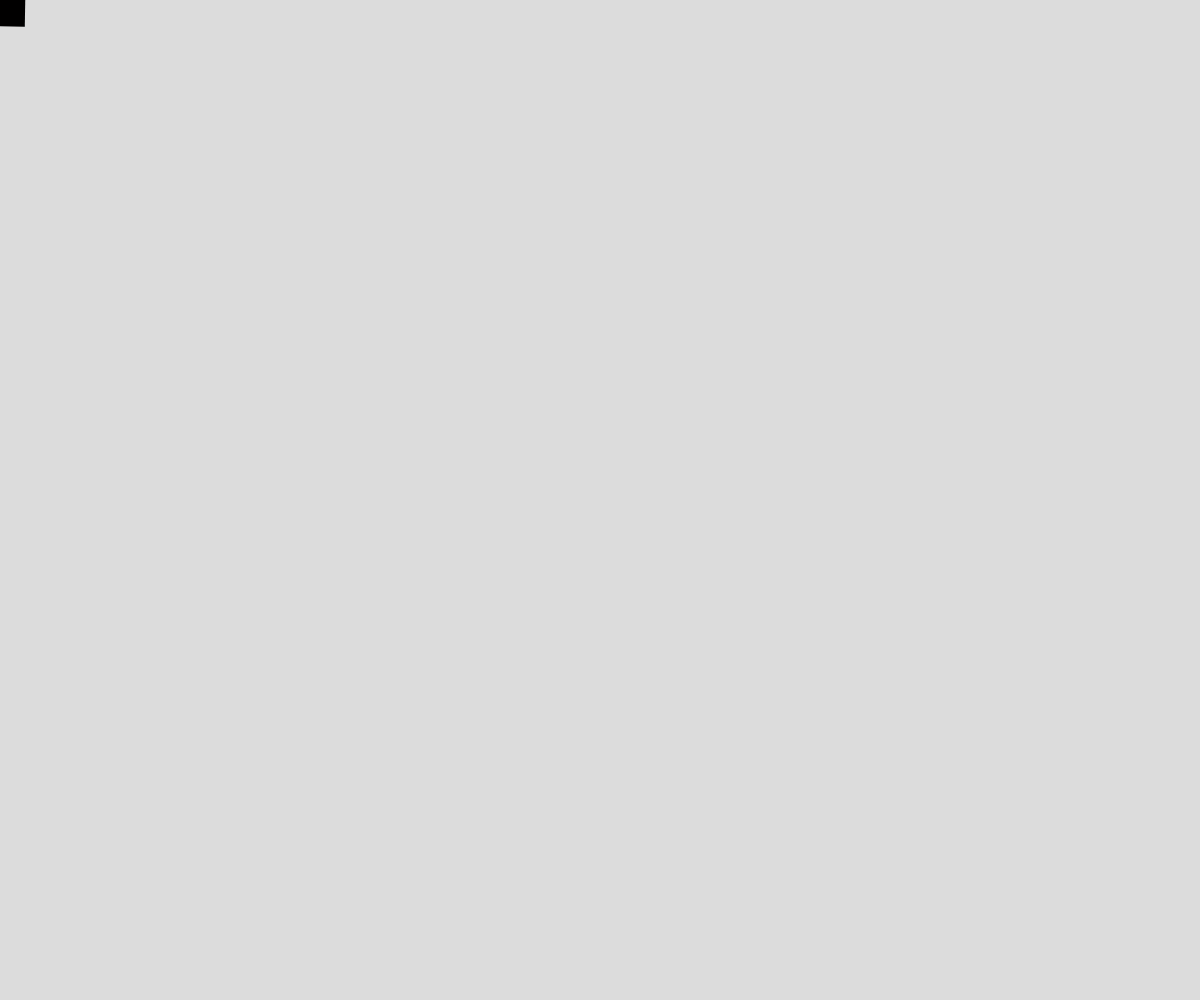
Frame 1 (no input)
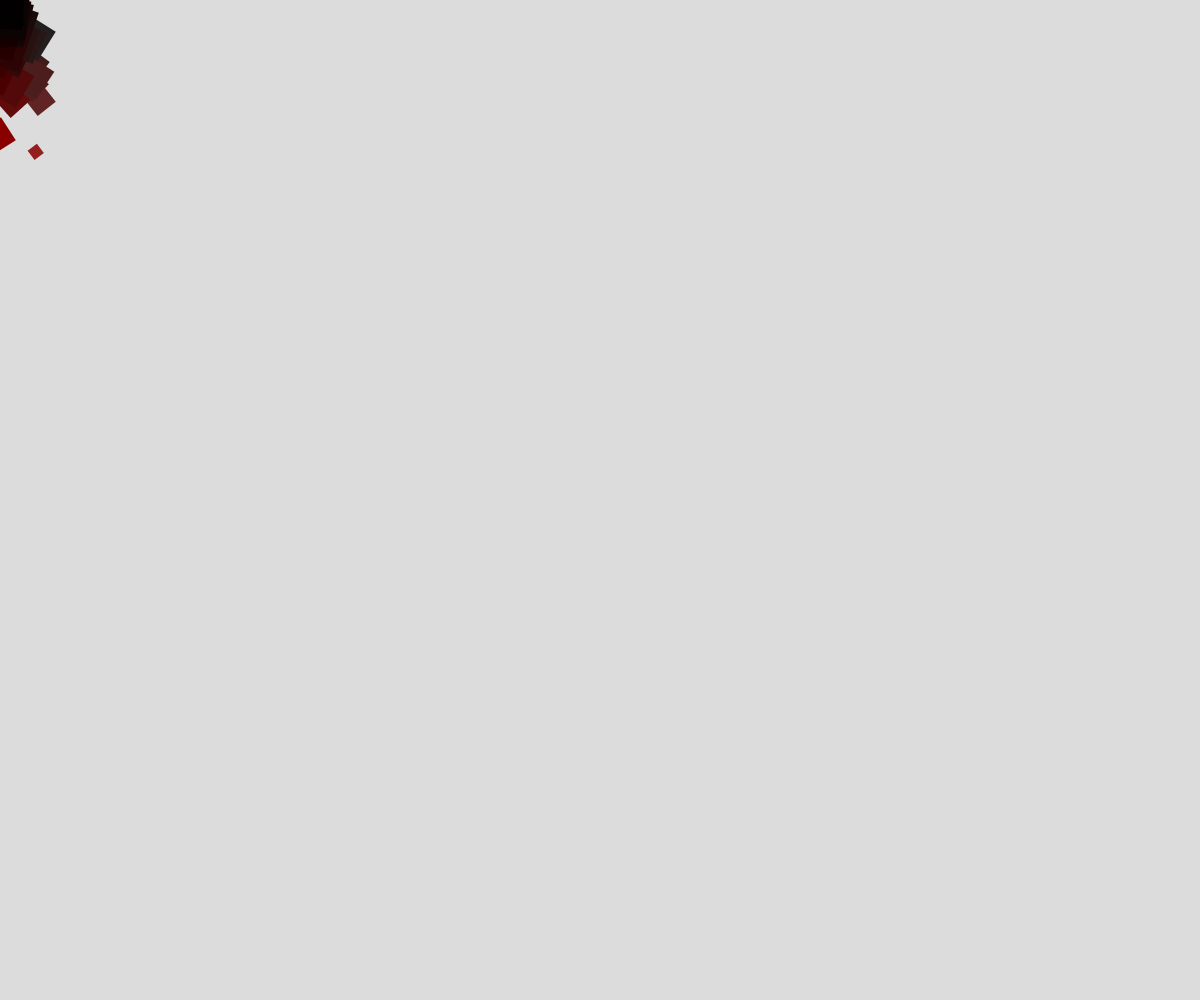
Frame 60 (no input)
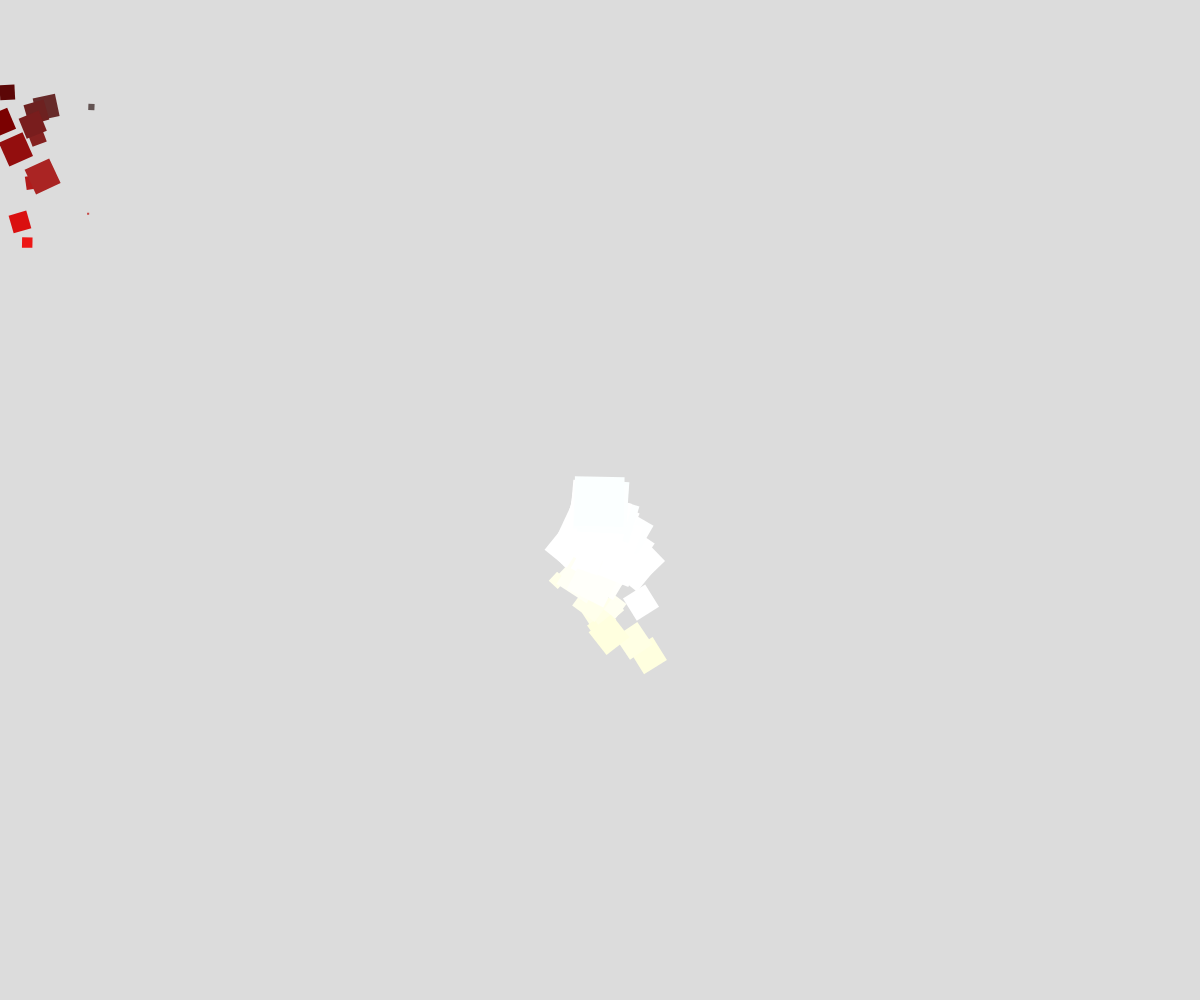
Frame 120 (the mouse pressed at the canvas centre since frame 60)

The p5.js sketch that drew these frames (run headless with seeded random() and noise() and a simulated clock; from frame 60 on, the mouse is pressed at the canvas centre):

// p5.js sketch
// ── sketch.js
//Natalia Pavuk
//Basic particle system
//May 2nd,2020

let particles = [];
function setup() {
  createCanvas(windowWidth, windowHeight);
  rectMode(CENTER)
}

function draw() {
  background(220);
  particles.push(new particle(mouseX, mouseY, 50));
  for (let i = 0; i < particles.length; i++) { //as every paricle gets created it begins to display and move
    particles[i].move();
    particles[i].display();
    if (particles[i].isAlive() === false) {// if particle is dead, it gets deleted
      particles.splice(i, 1);
    }
  }

}

class particle {
  constructor(x, y, s = 20) {
    this.pos = createVector(x, y);
    this.velocity = createVector(random(-1, 1), random(1, 3))//velocity for particles that are falling down
    this.s = s;
    this.lifetime = int(random(30, 150));// how long a particle will last
    this.alive = true;
    this.steps = 0;
    this.gravity = true;//if particles did not reach bottom of the screen 
  }
  isAlive() {
    return this.alive;
  }
  move() {
    if (this.pos.y > height) {
      this.gravity = false;//particle reached bottom of the screen
    }
    if (this.gravity === false) {
      this.velocity = createVector(random(-1, 1), random(-2, -1));//bounces back
    }
    this.pos.add(this.velocity);//adds velocity to particles
    this.steps++;
    if (this.steps > this.lifetime) {
      this.alive = false;
    }
  }
  display() {
    noCursor();
    //For fill function i used this.pos instead of mouse position because than the particles would change colour as they fall and it seems cooler to me 
    fill(map(this.pos.x, 0, width, this.pos.y, 0, height), map(this.pos.y, 0, width, this.pos.x, 0, height), map(this.pos.y, 0, height, this.pos.x, 0, width));
    noStroke();
    push();
    translate(this.pos.x, this.pos.y);
    scale(map(this.steps, 0, this.lifetime, 1, 0));
    rotate(radians(this.steps));
    rect(0, 0, this.s, this.s);
    pop();
  }
}
